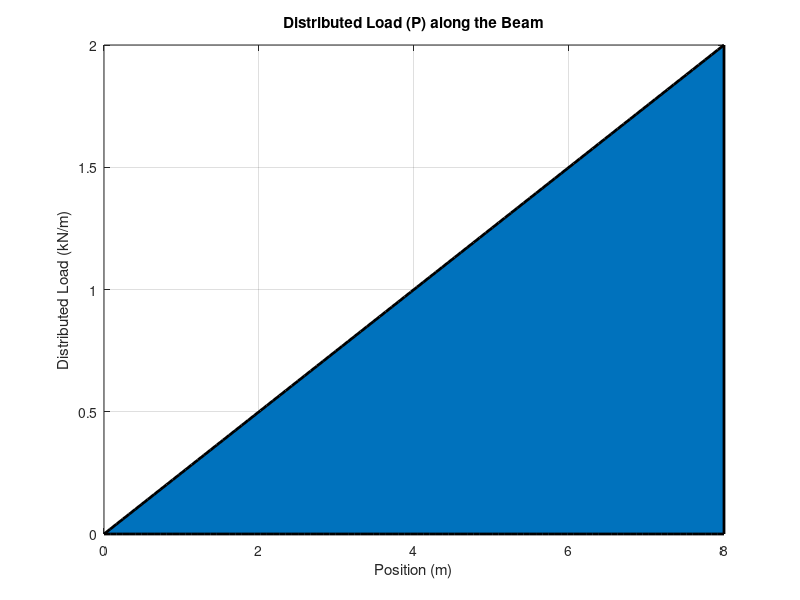
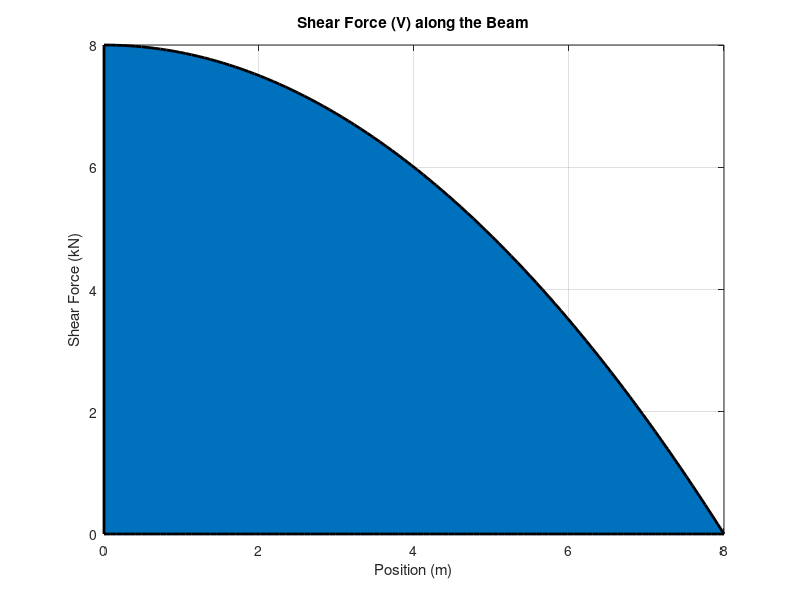
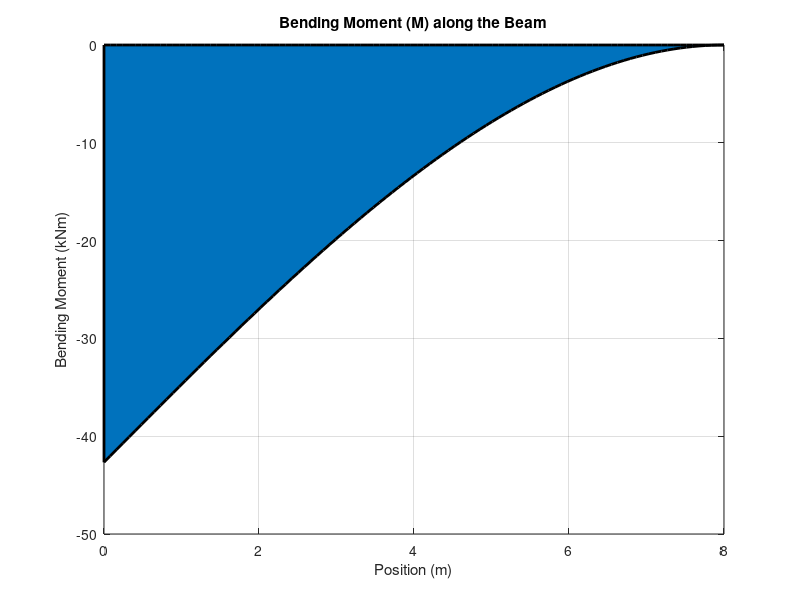

These charts were generated, in order, by the following MATLAB code:
%fields 
lBeam = 8; %m
load = 2; %N/m
A_y = 8; %N/m
P = @(x) (load * x) / lBeam; % function handle P(x)
V = @(x) ((-1/2) * (x) * ((load * x) / lBeam)) + A_y;
M = @(x) ((-1/6) * (load/lBeam)* (x.^3)) + (A_y*x) - ((1/2)*(lBeam)*(load)*(lBeam)*(2/3));

% Discretize the beam length into 100 points for plotting
xAxis = linspace(0, lBeam, 100);

% Calculate distributed load, shear force, and bending moment for plotting
pValues = arrayfun(P, xAxis);
vValues = arrayfun(V, xAxis);
mValues = arrayfun(M, xAxis);

% Plotting
figure;
area(xAxis, pValues, 'LineWidth', 2);
title('Distributed Load (P) along the Beam');
xlabel('Position (m)');
ylabel('Distributed Load (kN/m)');
grid on;

figure;
area(xAxis, vValues, 'LineWidth', 2);
title('Shear Force (V) along the Beam');
xlabel('Position (m)');
ylabel('Shear Force (kN)');
grid on;

figure;
area(xAxis, mValues, 'LineWidth', 2);
title('Bending Moment (M) along the Beam');
xlabel('Position (m)');
ylabel('Bending Moment (kNm)');
grid on;
ylim([-50,0])

